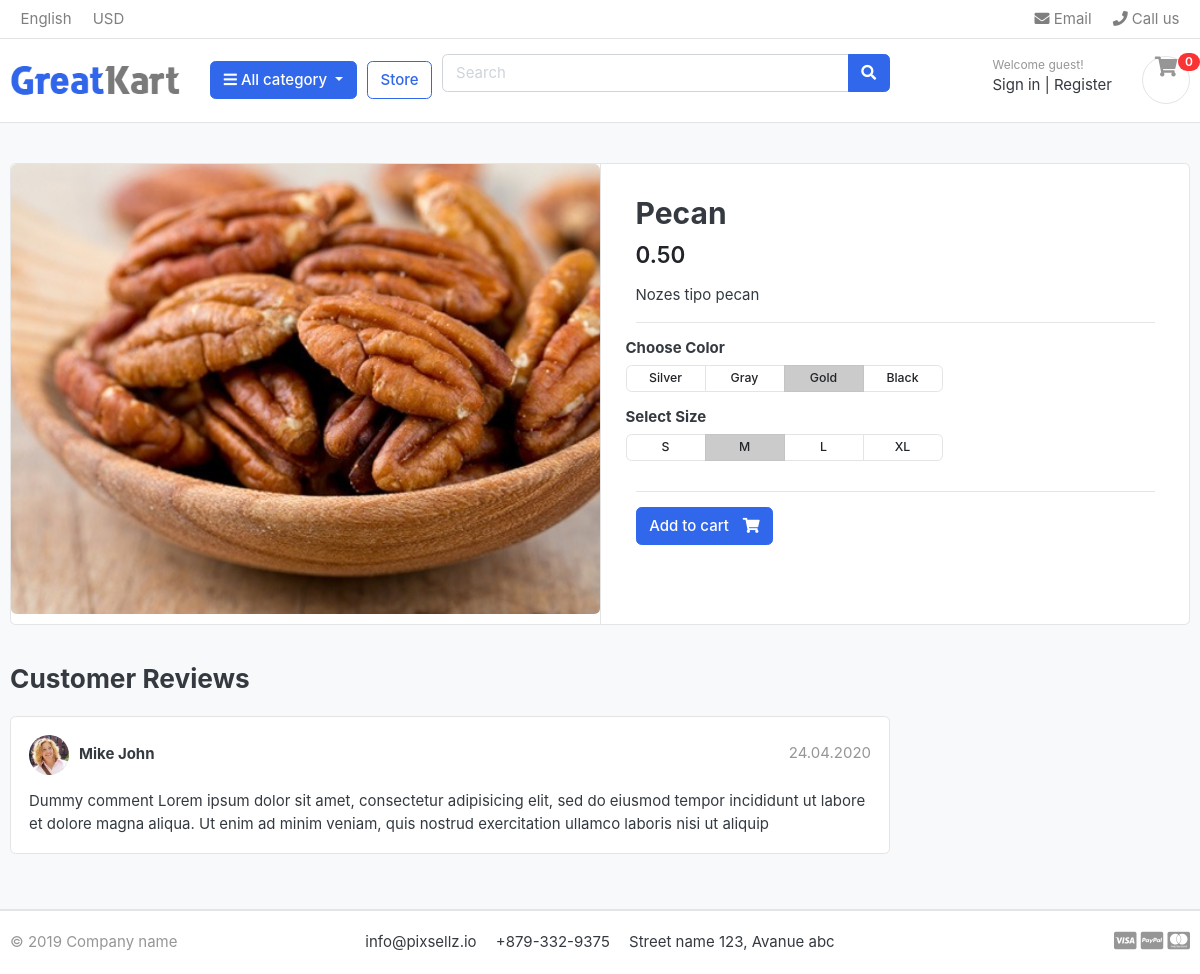
/produtos/nozes/pecan/, run on the app's committed database.
### produto/models.py (models this page shows, shortened)
class Produto(models.Model):
    categoria = models.ForeignKey(Categoria, on_delete=models.CASCADE)
    produto_nome = models.CharField(max_length=200, unique=True)
    descricao = models.CharField(max_length=300, unique=True)
    preco = models.DecimalField(decimal_places=2, max_digits=11)
    estoque = models.IntegerField()
    imagem = models.ImageField(upload_to="fotos/produtos")
    slug = AutoSlugField(populate_from='produto_nome', editable=True, unique=True, always_update=True)
    esta_disponivel = models.BooleanField(default=True)
    criado_em = models.DateTimeField(auto_now_add=True)
    modificado_em = models.DateTimeField(auto_now=True)

### produto/views.py (the view)
def detalharProduto(request, categoria_slug, produto_slug):
    produto = Produto.objects.get(slug = produto_slug
                                    , categoria__slug = categoria_slug)
    contexto= {
        'prod' : produto
    }
    return render(request, 'loja/produto_detalhe.html', contexto)

### carrinho/processador_de_contexto.py (called while the page is built)
def contador(request):
    contador = 0
    try:
        car = Carrinho.objects.filter(car_id = _getCarId(request))
        car_items = CarItem.objects.all().filter(car = car[:1])
        for car_item in car_items:
            contador += car_item.quantidade
    except Carrinho.DoesNotExist:
        contador = 0
    return dict(contador = contador)

### carrinho/views.py (called while the page is built)
def _getCarId(request):
    car = request.session.session_key
    if not car:
        car = request.session.create()
    return car

### categoria/models.py (called while the page is built)
    def get_url(self):
        return reverse('produtos_por_categoria', args=[self.slug])

### categoria/processador_contexto.py (called while the page is built)
def categoria_display(request):
    display = Categoria.objects.all()
    return dict(cats = display)

### templates/loja/produto_detalhe.html
{% extends "base.html" %}
{% block content %}
<body>
<section class="section-content padding-y bg">
<div class="container">
<div class="card">
	<div class="row no-gutters">
		<aside class="col-md-6">
<article class="gallery-wrap">
	<div class="img-big-wrap">
	   <a href="#"><img src="{{   prod.imagem.url }}"></a>
	</div>
</article>
		</aside>
		<main class="col-md-6 border-left">
<article class="content-body">
<h2 class="title">{{ prod.produto_nome}}</h2>
<div class="mb-3">
	<var class="price h4">{{  prod.preco }}</var>
</div>
<p>{{ prod.descricao }}</p>
<hr>
	<div class="row">
		<div class="item-option-select">
			<h6>Choose Color</h6>
			<div class="btn-group btn-group-sm btn-group-toggle" data-toggle="buttons">
			  <label class="btn btn-light">
			    <input type="radio" name="radio_color"> Silver
			  </label>
			  <label class="btn btn-light">
			    <input type="radio" name="radio_color" > Gray
			  </label>
			  <label class="btn btn-light active">
			    <input type="radio" name="radio_color checked"> Gold
			  </label>
			  <label class="btn btn-light">
			    <input type="radio" name="radio_color"> Black
			  </label>
			</div>
		</div>
	</div>
	<div class="row">
		<div class="item-option-select">
			<h6>Select Size</h6>
			<div class="btn-group btn-group-sm btn-group-toggle" data-toggle="buttons">
			  <label class="btn btn-light">
			    <input type="radio" name="radio_color"> S
			  </label>
			  <label class="btn btn-light active">
			    <input type="radio" name="radio_color" checked> M
			  </label>
			  <label class="btn btn-light">
			    <input type="radio" name="radio_color"> L
			  </label>
			  <label class="btn btn-light">
			    <input type="radio" name="radio_color"> XL
			  </label>
			</div>
		</div>
	</div>
	<hr>
    {% if prod.estoque <= 0 %}
        <h5 class="text-danger">
            Produto Indisponivel
        </h5>
    {% else %}
		<a href="{% url 'adicionarItemCarrinho' prod.id %}" class="btn  btn-primary"> <span class="text">Add to cart</span> <i class="fas fa-shopping-cart"></i>  </a>
    {% endif %}
</article>
		</main>
	</div>
</div>
<br>
<div class="row">
			<div class="col-md-9">
	<header class="section-heading">
		<h3>Customer Reviews </h3>
	</header>
	<article class="box mb-3">
		<div class="icontext w-100">
			<img src="./images/avatars/avatar1.jpg" class="img-xs icon rounded-circle">
			<div class="text">
				<span class="date text-muted float-md-right">24.04.2020 </span>
				<h6 class="mb-1">Mike John </h6>
			</div>
		</div>
		<div class="mt-3">
			<p>
				Dummy comment Lorem ipsum dolor sit amet, consectetur adipisicing elit, sed do eiusmod
				tempor incididunt ut labore et dolore magna aliqua. Ut enim ad minim veniam,
				quis nostrud exercitation ullamco laboris nisi ut aliquip
			</p>
		</div>
	</article>
	</div>
</div>
</div>
</section>
</body>
</html>
{% endblock %}

### lojaVirtual/static/css/ui.css (style rules this page uses)
html { font-family: "Inter", sans-serif; font-size: 15px; }
.content-body { flex: 1 1 auto; padding: 2rem 2.3rem; }
.img-xs, .img-sm, .img-md, .img-lg { -o-object-fit: cover; object-fit: cover; flex-shrink: 0; flex-grow: 0; }
.img-xs { width: 40px; height: 40px; }
.padding-y { padding-top: 40px; padding-bottom: 40px; }
var { font-style: normal; }
article:after, .form-group:after { display: block; clear: both; content: ""; }
.bg { background-color: #f8f9fa; }
.section-heading { margin-bottom: 20px; margin-top: 15px; }
p:last-child { margin-bottom: 0; }
.btn-light { background-color: #fff; border-color: #e4e4e4; }
.btn .text + i { margin-left: 10px; }
.icontext { display: inline-flex; align-items: center; vertical-align: middle; }
.icontext .text { width: 100%; line-height: 1.2; }
.icontext .icon { position: relative; margin-right: 10px; flex-shrink: 0; flex-grow: 0; }
.price { font-weight: 600; color: #212529; }
.box { padding: 18px; background: #fff; border-radius: 0.37rem; border: 1px solid #e4e4e4; }
.box img { max-width: 100%; }
.gallery-wrap .img-big-wrap { margin-bottom: 10px; border-radius: 0.37rem; overflow: hidden; background-color: #fff; }
.gallery-wrap .img-big-wrap a { text-align: center; display: block; }
.gallery-wrap .img-big-wrap img { height: 450px; width: auto; display: inline-block; }
.item-option-select { margin-bottom: 1rem; display: inline-block; margin-right: 15px; }
.item-option-select .btn { min-width: 80px; }

### data on the page
Produto: imagem (picture), produto_nome "Pecan", preco "0.50", descricao "Nozes tipo pecan"

### other printed values
{{ contador }} "0"
